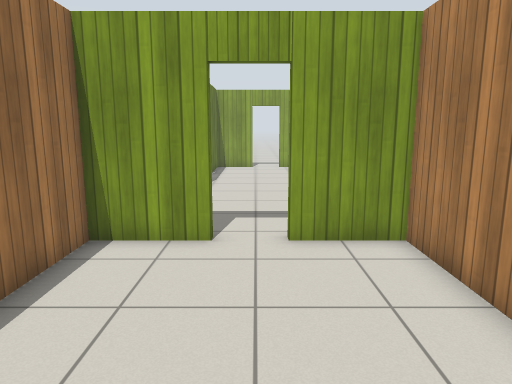
[1] (above)

22 first-person views from a walk through a Gazebo world. The camera is 1.3 m above the floor, tilts 10° down and sees 70° across. The floor is counted in squares, 0.5 m on a side. Each view is taken from the middle of a square. On the plan, view 1 faces up. The plan holds only what a view shows up to about 20 squares ahead; the rest is blank. Gazebo's built-in surfaces are drawn with simple patterns.

[2]
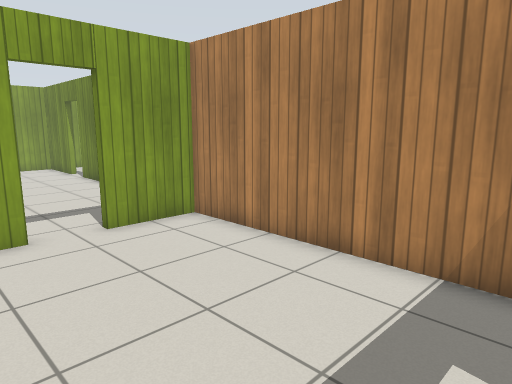

[3]
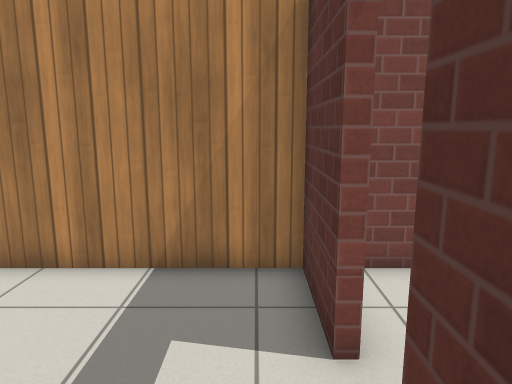

[4]
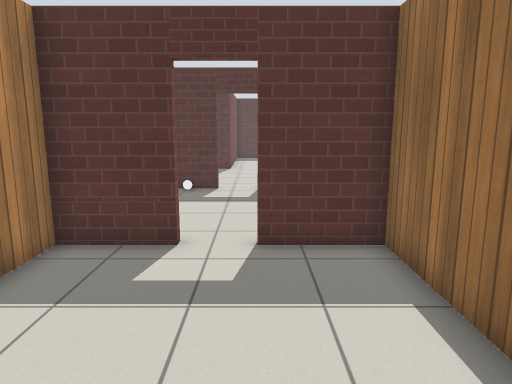

[5]
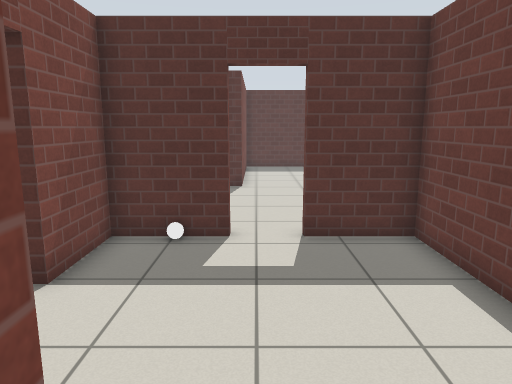

[6]
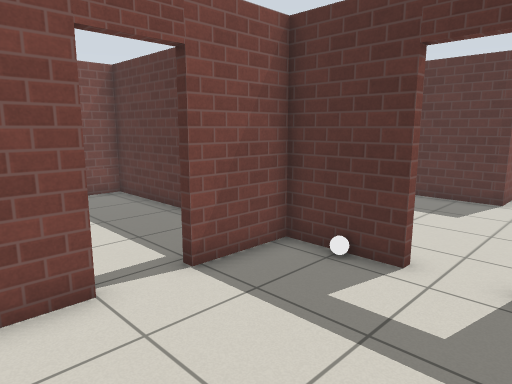

[7]
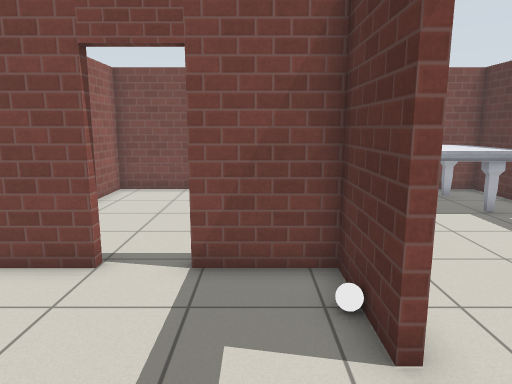

[8]
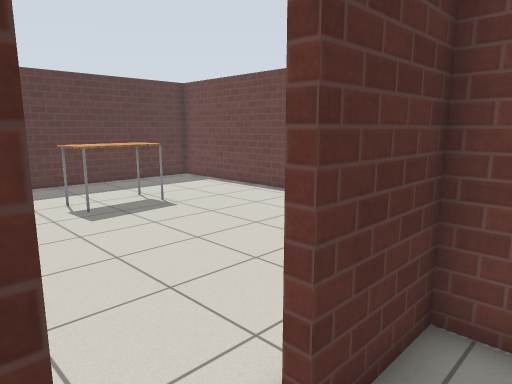

[9]
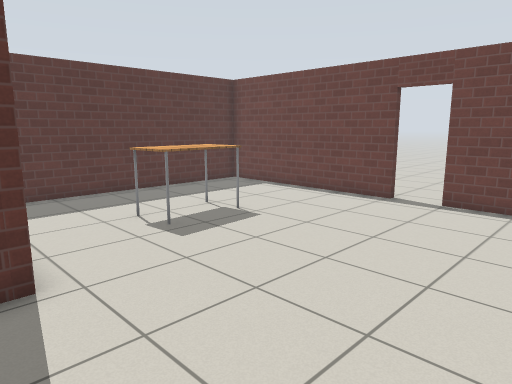

[10]
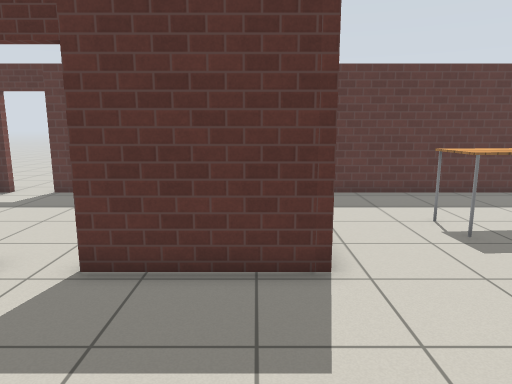

[11]
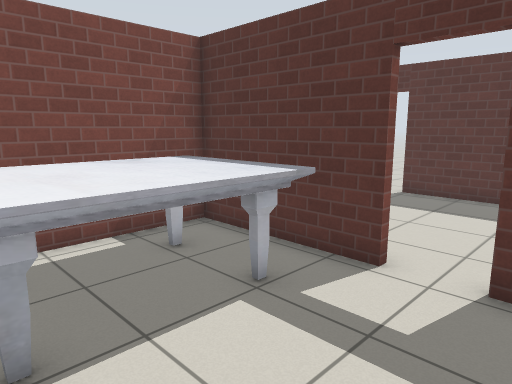

[12]
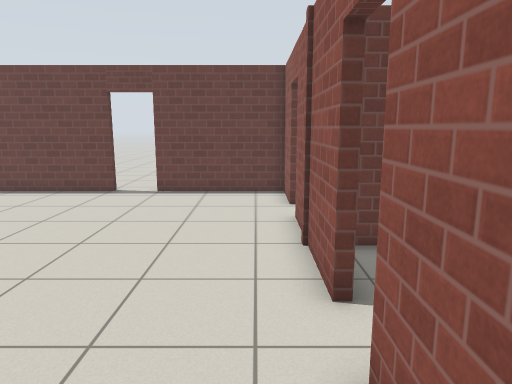

[13]
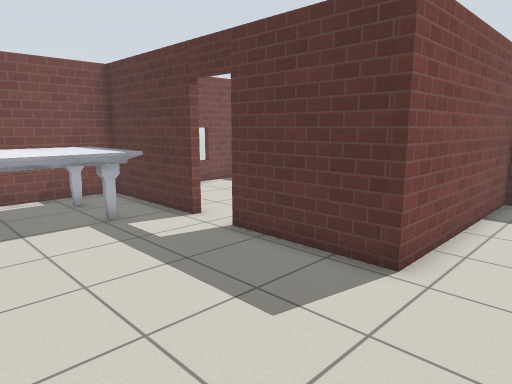

[14]
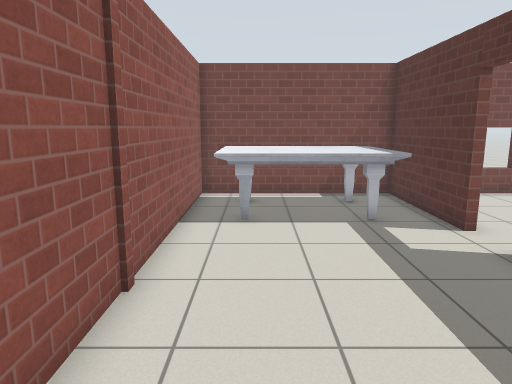

[15]
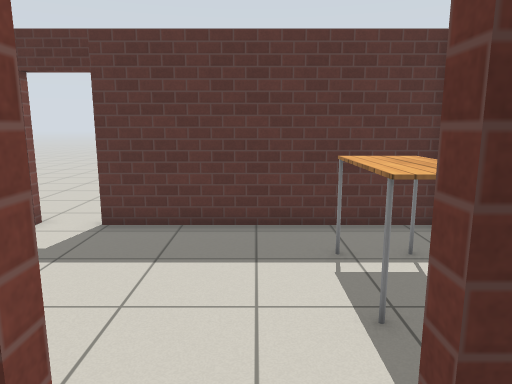

[16]
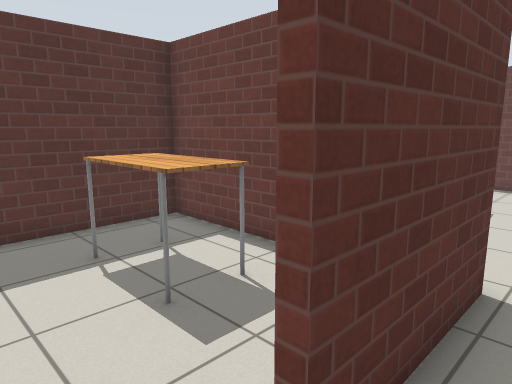

[17]
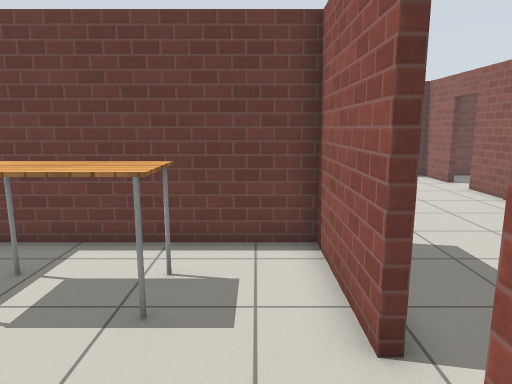

[18]
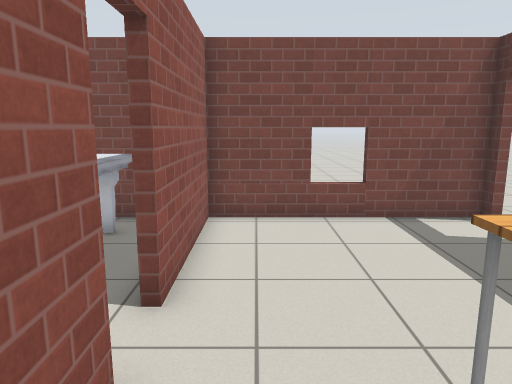

[19]
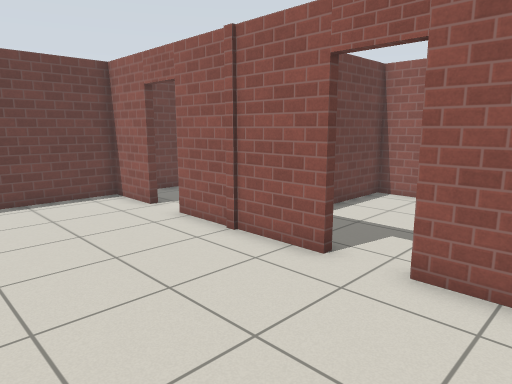

[20]
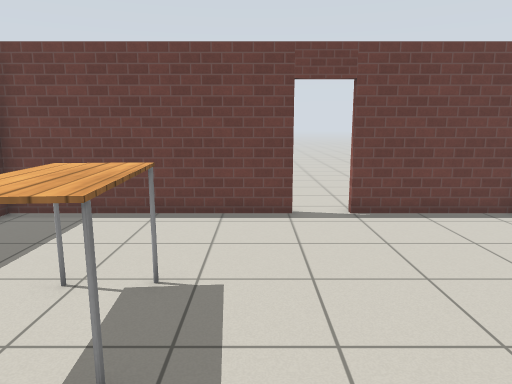

[21]
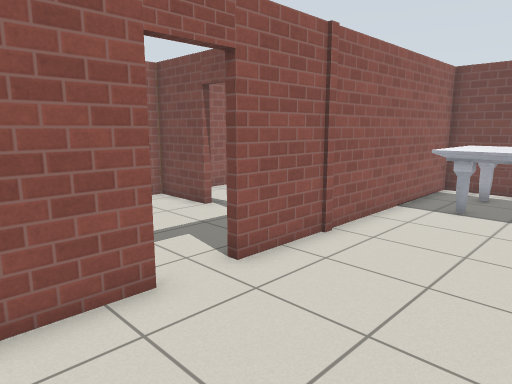

[22]
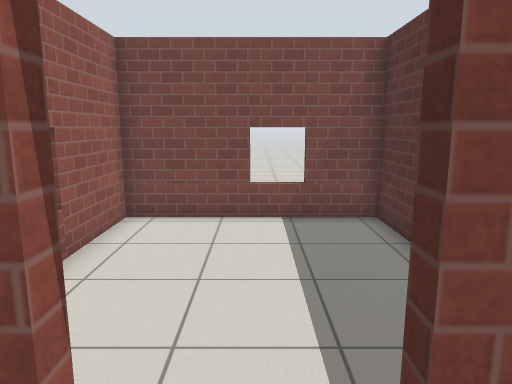

### Floor plan
Points are (right, up) in squares from view 1. A wall is a line through its corners. A room is listed if a view was taken in it or the views show most of it. See-through windows are left out.
Room 1 (views 1, 2, 3, 4, 5)
walls: (-3.9, 2.2) (-3.9, -1.9) (-1, -1.9); (0.7, -1.9) (3.5, -1.9) (3.5, 8.2) (0.6, 8.2); (-1.2, 8.2) (-3.9, 8.2) (-3.9, 5.1)
ways out: open door at (-0.5, -2) to room 2; open door at (-0.5, 8)
Room 2 (views 6, 7, 8, 22)
walls: (0.6, -9.5) (3.5, -9.5) (3.5, -6.7); (3.5, -5.1) (3.5, -2.2) (3, -2.2); (-2.3, -2.2) (-3.9, -2.2) (-3.9, -9.5) (-1.1, -9.5)
ways out: open door at (-0.5, -2) to room 1; open door at (-0.5, -10) to room 3; open door at (4, -5.5)
objects: white ball (2, -9)
Room 3 (views 9, 10, 11, 12, 13, 14, 15, 16, 19, 20, 21)
walls: (-1.1, -9.8) (-6.6, -9.8); (-10.9, -16.9) (-10.9, -25.6) (-1.1, -25.6); (6.9, -17.3) (12.5, -17.3) (12.5, -9.8) (0.6, -9.8); (0.6, -25.6) (0.6, -17.3) (5.3, -17.3); (-8.2, -9.8) (-10.9, -9.8) (-10.9, -15.1)
ways out: open door at (-0.5, -10) to room 2; open door at (6.3, -17.3) to room 4; open door at (-11, -16); open door at (-7.5, -10)
objects: table (-6, -21) to (-3, -19); marble table (8, -16) to (11, -11)
Room 4 (views 17, 18)
walls: (5.3, -17.6) (0.9, -17.6) (0.9, -25.6) (10.3, -25.6); (12.5, -25.6) (12.5, -17.6) (7, -17.6)
ways out: open door at (6.3, -17.3) to room 3; open door at (11.5, -26)
objects: table (3, -23) to (4, -20)

Positions as (right, up) in squares from view 1, and headings:
1: (0, 0), facing up
2: (-3, -1), facing up-right
3: (-3, -1), facing right
4: (-1, 6), facing down
5: (0, -1), facing down
6: (-2, -3), facing down-right
7: (-3, -8), facing right
8: (1, -8), facing down-left
9: (2, -11), facing down-left
10: (2, -11), facing down
11: (4, -11), facing down-right
12: (4, -11), facing left
13: (-2, -11), facing down-right
14: (-2, -12), facing right
15: (6, -16), facing down
16: (7, -16), facing down-left
17: (9, -19), facing left
18: (2, -19), facing right
19: (3, -16), facing up-left
20: (0, -18), facing left
21: (-4, -15), facing up-right
22: (2, -6), facing right
